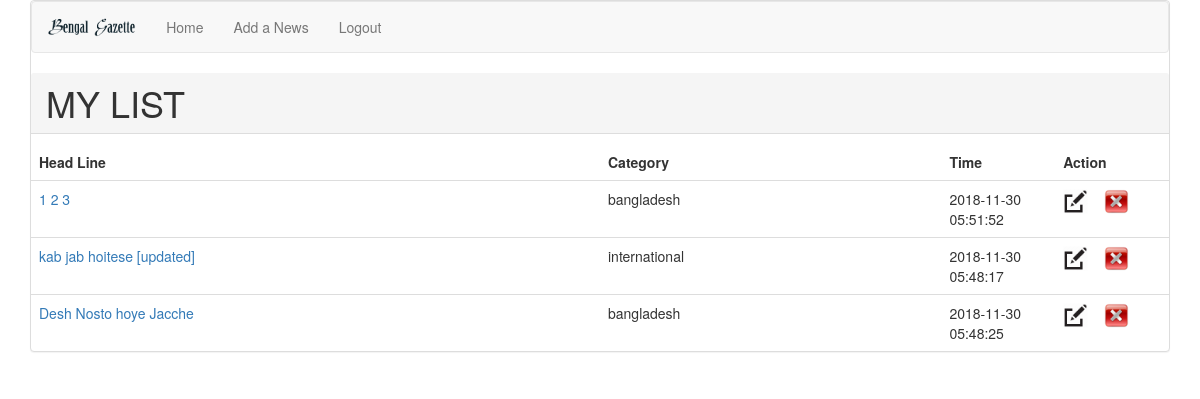
The app's page /author.php (signed in) with its own data.
### tables this page shows
CREATE TABLE `news` (
  `newsID` int(10) NOT NULL,
  `headline` varchar(100) NOT NULL,
  `description` varchar(10000) NOT NULL,
  `writterID` int(10) NOT NULL,
  `categoryID` int(10) NOT NULL,
  `popularity` int(5) NOT NULL DEFAULT '0',
  `written_at` timestamp NOT NULL DEFAULT CURRENT_TIMESTAMP ON UPDATE CURRENT_TIMESTAMP,
  `deleted_at` timestamp NULL DEFAULT '0000-00-00 00:00:00'
);

CREATE TABLE `categories` (
  `categoryID` int(10) NOT NULL,
  `category` varchar(20) NOT NULL,
  `deleted_at` timestamp NULL DEFAULT CURRENT_TIMESTAMP ON UPDATE CURRENT_TIMESTAMP
);

### author.php (the view, shortened to what this page needs)
<?php
function author_profile() {
	echo '
	<div class="panel panel-default">
		<nav class="navbar navbar-default">
				<div class="container-fluid">
				<div class="navbar-header">
  					<a class="navbar-brand" href="home.php"><img src="IMG/BengalGazetteLogo.png" height="20px" "></a>
				</div>
					<ul class="nav navbar-nav">
				    	<li><a href="author.php">Home</a></li>
				    	<li><a href="author.php?tab=add">Add a News</a></li>
				    	<li><a href="logout.php">Logout</a></li>
				</ul>
				</div>
		</nav>';
	if(!isset($_GET["tab"])) {
		echo '<h1 class="panel-heading">MY LIST</h1>';
		echo '<table class="table table-hover">
			<tr>
		        <th style="width: 50%;">Head Line</th>
		        <th style="width: 30%;">Category</th>
		        <th style="width: 10%;">Time</th>
		        <th style="width: 10%;">Action</th>
	      	</tr>';
	    $conn = DB_START();
		$sql = "SELECT news.newsID, news.headline, news.description, categories.category, news.written_at FROM news,categories,users WHERE news.categoryID != 110 AND news.categoryID = categories.categoryID AND news.writterID = users.userID AND users.userName = '".$_SESSION["author"]."' AND news.deleted_at IS NULL ORDER BY news.newsID DESC";
	    $result = mysqli_query($conn, $sql);
	    if(empty($result)) {
	    	echo '<tr>
	    			<td colspan=4>NO Posts</td>
  				</tr>';
	    }
	    else {
	    	while ($nn = mysqli_fetch_assoc($result)) {
	    	echo '<tr>
	    		<td><a href="news.php?q='.$nn["newsID"].'">'.$nn["headline"].'</a></td>
    			<td>'.$nn["category"].'</td>
    			<td>'.$nn["written_at"].'</td>
    			<td>
            		<a href="author.php?tab=edit&q='.$nn["newsID"].'" title="edit" target="_blank"><img class="ico" src="IMG/edit.png"></a>
                    <span>&nbsp;&nbsp;</span>
    				<a href="author.php?tab=delete&q='.$nn["newsID"].'" onClick="return confirm(\'Are you sure you want to delete?\')" title="delete"><img class="ico" src="IMG/delete.png"></a>
				</td>
  				</tr>';
	    	}
	    }
	}
	echo '
	</div>
	';
}
?>
<!DOCTYPE html>
<html>
<head>
	<link rel="stylesheet" type="text/css" href="CSS/css/bootstrap.css">
</head>
<body>
	<div class="container">
	<?php
		 if (!isset($_SESSION["author"])) {
		 	author_login();
		 }
		 else {
			author_profile();
		 }
	?>
	</div>
</body>
</html>

### author.php (style rules this page uses)
.ico { width: 25px; height: auto; }

### records on screen
news: headline "1 2 3", categoryID.category "bangladesh", written_at "2018-11-30 05:51:52"
news: headline "kab jab hoitese [updated]", categoryID.category "international", written_at "2018-11-30 05:48:17"
news: headline "Desh Nosto hoye Jacche", categoryID.category "bangladesh", written_at "2018-11-30 05:48:25"
